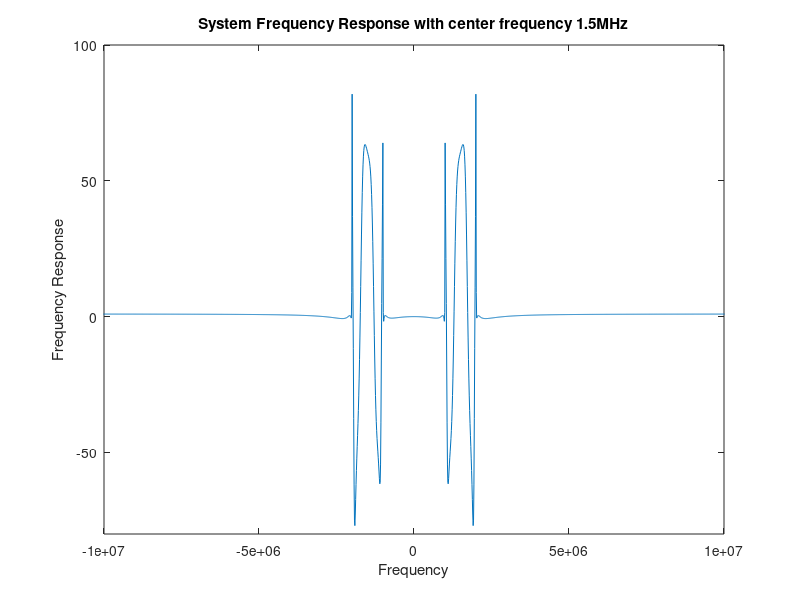
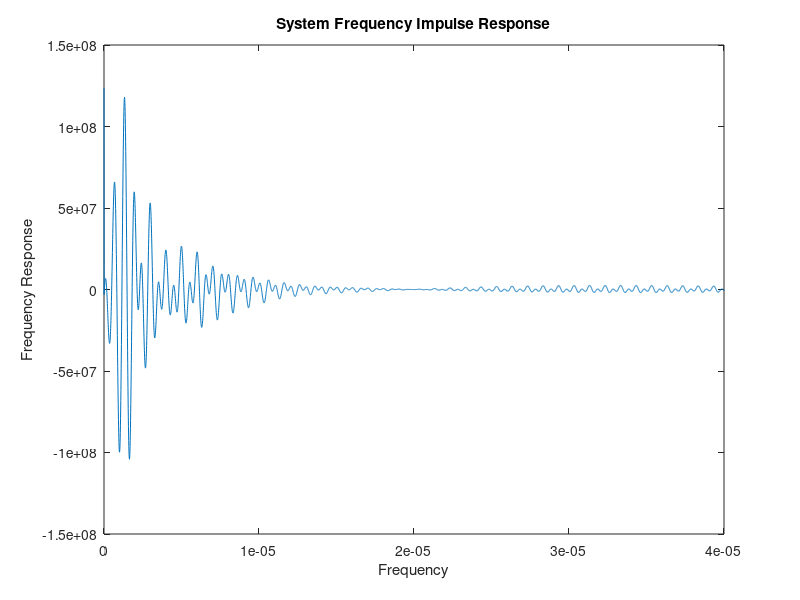
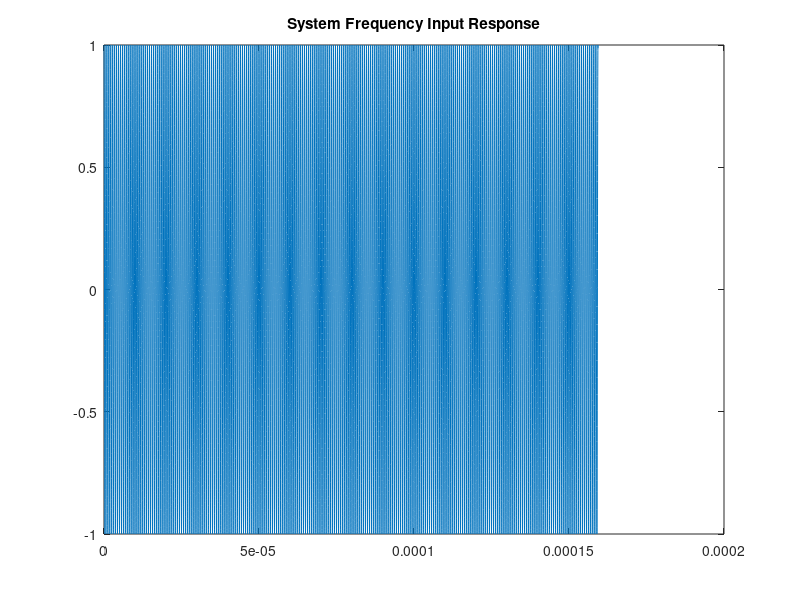
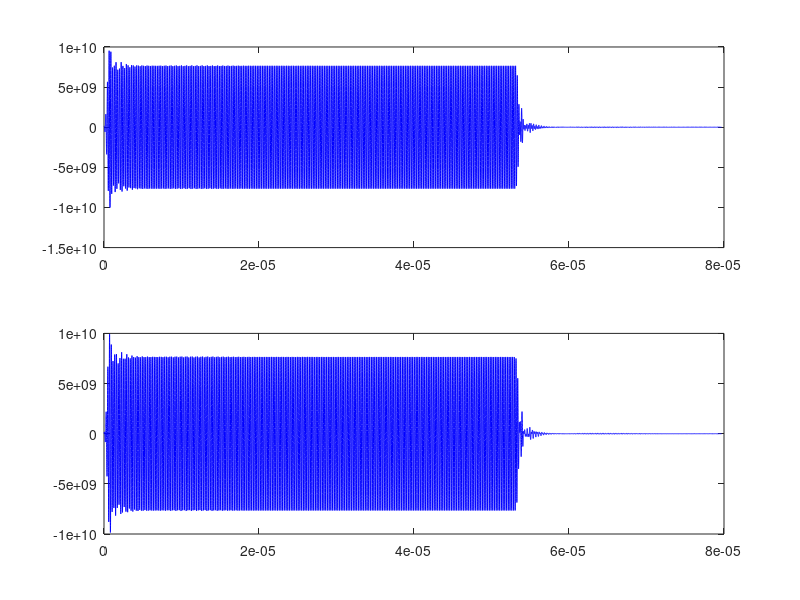

MATLAB code to generate these figures, in order:
clear all;
close all;

Bw = 1e6; %Bandwidth of the lowpass filter
F0 = 1.5e6;%Bandpass filter's center frequency
Fc = 0.5*Bw;%cutoff frequency of the initial lowpass filter prototype

[B,A] = ellip(6,2,40,2*pi*Fc,'s');%Matlab's built-in elliptical filter design
                                  % 6thorder, 2 dB passband ripple, 40 db rejection

p = roots(A);%Find roots of output-side polynomial (the poles)
pp = p + 1j*2*pi*F0;%Replicate copies of the poles shifted up and down by the 
                    % %bandpass filter's center frequency       
pn = p -1j*2*pi*F0;
p = [pp; pn];

z = roots(B);%Find roots of input-side polynomial (the zeros)
zp = z + 1j*2*pi*F0;%Replicate copies of the zeros shifted up and down by the 
                    %bandpass filter's center frequency
zn = z -1j*2*pi*F0;
z = [zp; zn]; 

Fs = 10*max(imag(p));%10 times larger than largest imaginary part of any pole
L = 1e4;
dF = Fs/L;
lenFreq = L*dF;
F = -0.5*Fs:dF:0.5*Fs;
Ts = 1/Fs;

s = j*2*pi*F;
Z = prod(s-z);
P = prod(s-p);
H = Z./P;

figure(1);
grid on;
plot(F,H);
axis([-10^7 10^7 -80 100]);
xlabel('Frequency');
ylabel('Frequency Response');
title('System Frequency Response with center frequency 1.5MHz');

H_ = fftshift(H);
h_ = ifft(H_); %do inverse fft
h = Fs.*h_; %mucltiply result by Fs; result = h(t)
h_real = real(h); %take real part of h(t)

Tk = L*Ts;%This is a given
t = 0:Ts:Tk; 
figure(2);
grid on;
plot(t,h_real);
axis([0 4e-5 -1.5e8 1.5e8]);
xlabel('Frequency');
ylabel('Frequency Response');
title('System Frequency Impulse Response');

t_u = (0:Ts:2*Tk);% ' is very important to unit step function
impulse = t_u==0;
unitstep = t_u>=0;
Fo = 1.5e6;%Fo is not F0
x = exp(j*2*pi*Fo*t_u);
figure(3);
%subplot(2,1,1);
plot(t_u,x);
title('System Frequency Input Response')
%subplot(2,1,2);
%plot(t_u,x);%This does start at 0
%axis([-Tk Tk -2 2]);

%y = conv(1,h_real);
sf0 = j*2*pi*F0;
Zf0 = prod(sf0-z);
Pf0 = prod(sf0-p);
Hf0 = Zf0./Pf0;
y = Hf0.*x;
%y = conv(1,H);
yss = conv(x,h_real);
%yss = conv(x,H);
t_1 = linspace(0,Tk,length(y));
t_x = linspace(0,Tk,length(yss));
figure(4);
subplot(2,1,1);
plot(t_1,real(y),'r');
plot(t_x,real(yss),'b');
subplot(2,1,2);
plot(t_1,imag(y),'r');
plot(t_x,imag(yss),'b');
%xlabel('');
figure(5);subplot(2,1,1);plot(t_1,real(y),'r');subplot(2,1,2);plot(t_x,real(yss),'b');
